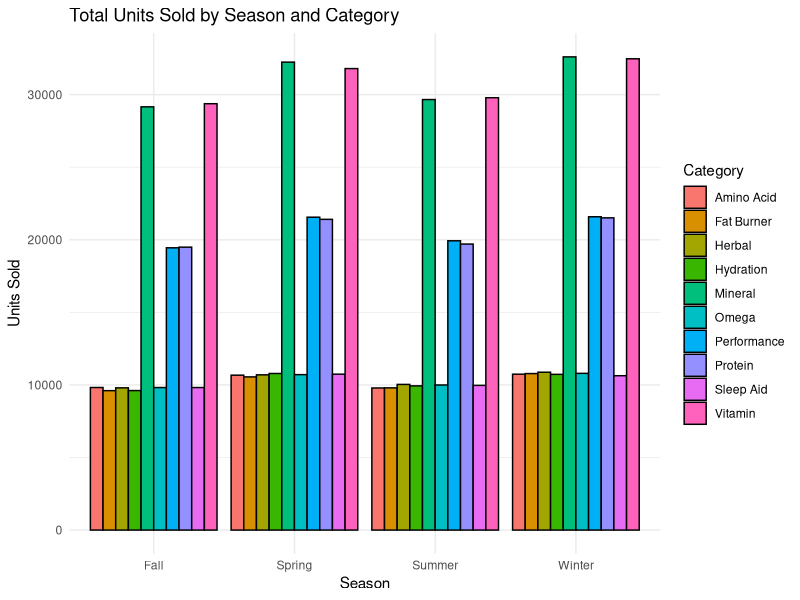
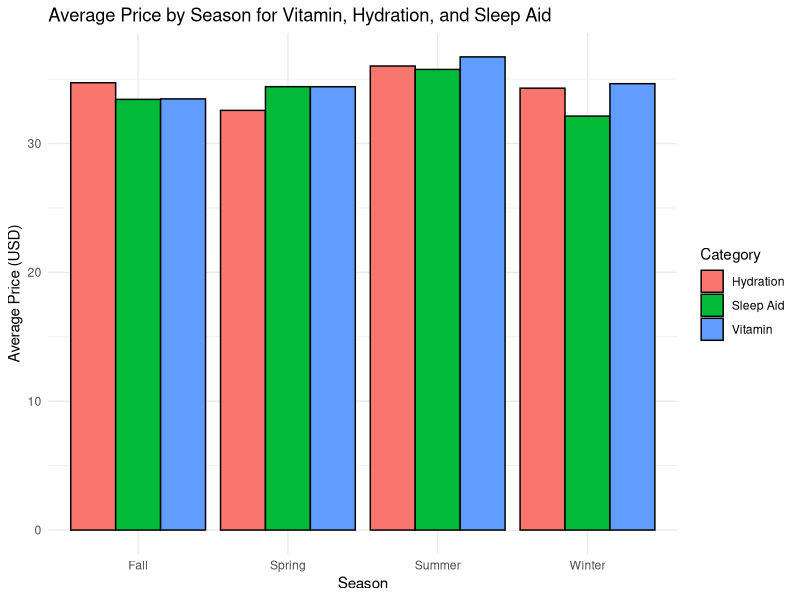

Write the R code that produced these figures, in order.
## ---- chunk 1
library(tidyverse)
library(tidyr)
library(readr)

data <- read_csv("Supplement_Sales_Weekly_Expanded.csv", 
                 col_types = cols(date = col_character()))

data
## ---- chunk 2


data_new <- data |>
  separate_wider_delim(
    cols = Date,
    delim = "-",
    names = c("year", "month", "day")
  ) |>
  mutate(
    month = as.integer(month),
    Season = case_when(
      month %in% c(12, 01, 02) ~ "Winter",
      month %in% c(03, 04, 05) ~ "Spring",
      month %in% c(06, 07, 08) ~ "Summer",
      month %in% c(09, 10, 11) ~ "Fall"
      )
    )

data_new

## ---- chunk 3
season_summary <- data_new |>
  group_by(Season, Category) |>
  summarise(
    total_units = sum(`Units Sold`),
    average_price = mean(Price),
    total_revenue = sum(Revenue))
    
season_summary

## ---- chunk 4

season_summary |>
  ggplot(aes(x = Season, y = total_units, fill = Category)) +
  geom_col(position = "dodge", color = "black") +
  labs(title = "Total Units Sold by Season and Category", x = "Season", y = "Units Sold") +
  theme_minimal()
            
## ---- chunk 5
filtered_prices <- season_summary |>
  filter(Category %in% c("Vitamin", "Hydration", "Sleep Aid"))

ggplot(filtered_prices, aes(x = Season, y = average_price, fill = Category)) +
  geom_col(position = "dodge", color = "black") +
  labs(
    title = "Average Price by Season for Vitamin, Hydration, and Sleep Aid",
    x = "Season",
    y = "Average Price (USD)",
    fill = "Category"
  ) +
  theme_minimal()
## ---- chunk 6

data_model <- data_new |>
  mutate(
    Season = factor(Season),
    Category = factor(Category)
  )

model <- lm(Revenue ~ Price + Category + Season, data = data_model)
summary(model)

